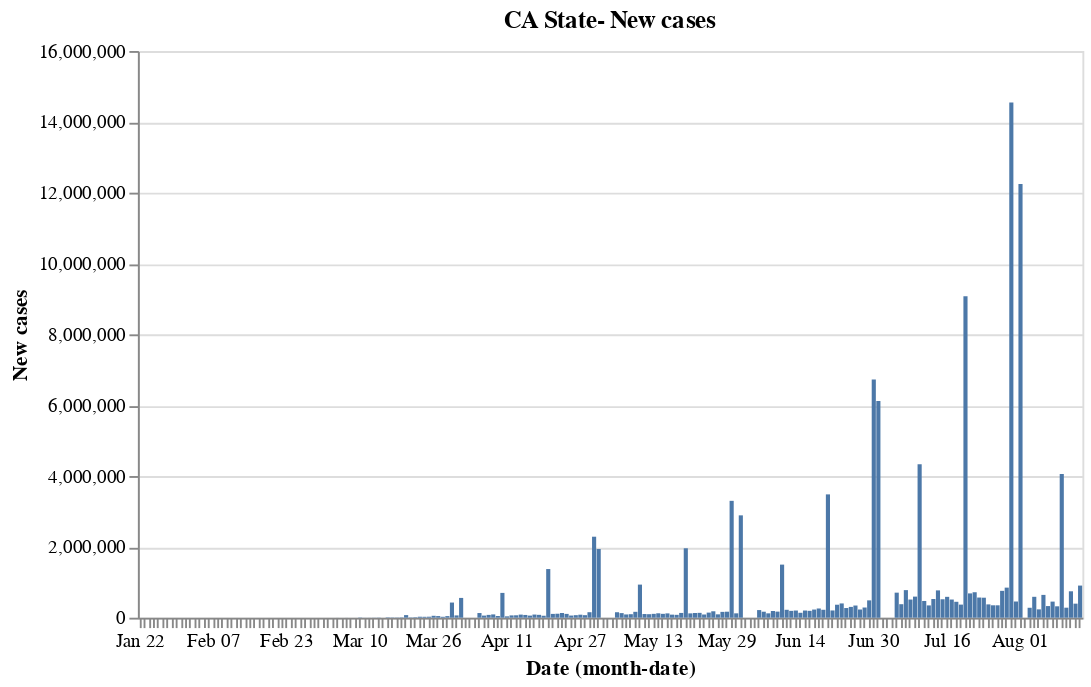

Notebook source saved alongside this figure:
### Code cell
red = alt.value("#f54242")
##Ca data
#base_ca.encode(y='Confirmed').properties(title='Total Confirmed') | base_ca.encode(y='Deaths',color = red).properties(title='Total deaths')
base_ca.encode(y='New cases').properties(title='CA State- New cases')

### Figure 1 — Vega-Lite specification as saved in the notebook (floating-point values rounded to 4 significant figures; data arrays with more than 128 entries replaced by an {"elided": "..."} marker saying what was removed)
{"config": {"view": {"continuousWidth": 400, "continuousHeight": 300}}, "data": {"name": "data-5ff8481dde24a2b41188823e3ace758a"}, "mark": "bar", "encoding": {"x": {"type": "ordinal", "field": "Date", "timeUnit": "monthdate"}, "y": {"type": "quantitative", "field": "New cases"}}, "title": "CA State- New cases", "width": 500, "$schema": "https://vega.github.io/schema/vega-lite/v4.8.1.json", "datasets": {"data-5ff8481dde24a2b41188823e3ace758a": {"elided": "206 records"}}}
